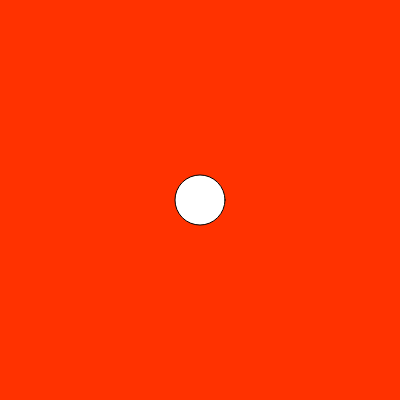
Frame 1 (no input)
Frame 60 (no input): identical to frame 1, image omitted
Frame 120 (the mouse pressed at the canvas centre since frame 60): identical to frame 1, image omitted

The p5.js sketch that drew this single still picture (run headless with seeded random() and noise() and a simulated clock; from frame 60 on, the mouse is pressed at the canvas centre):

// p5.js sketch
// ── sketch.js
function setup() {
  createCanvas(400,400);
}

function draw() {
  background(255, 50, 0);
  ellipse(200,200,50,50);
}
